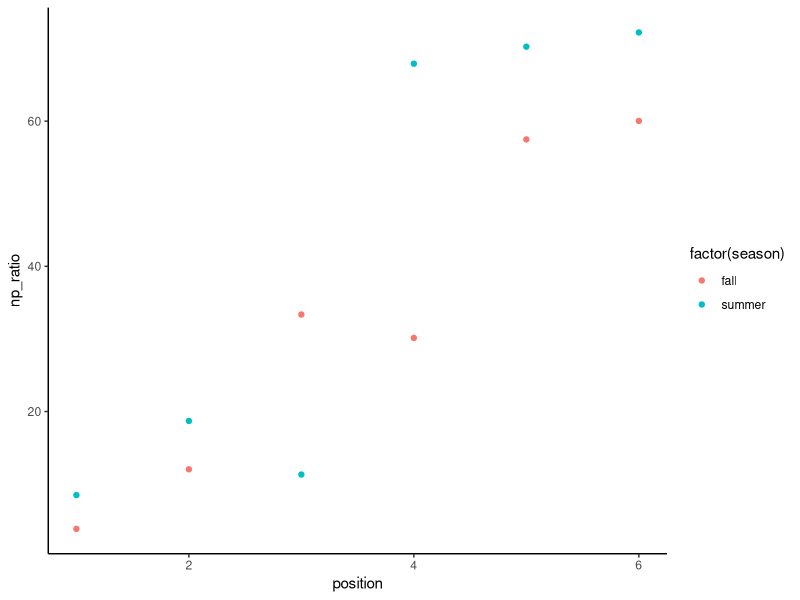
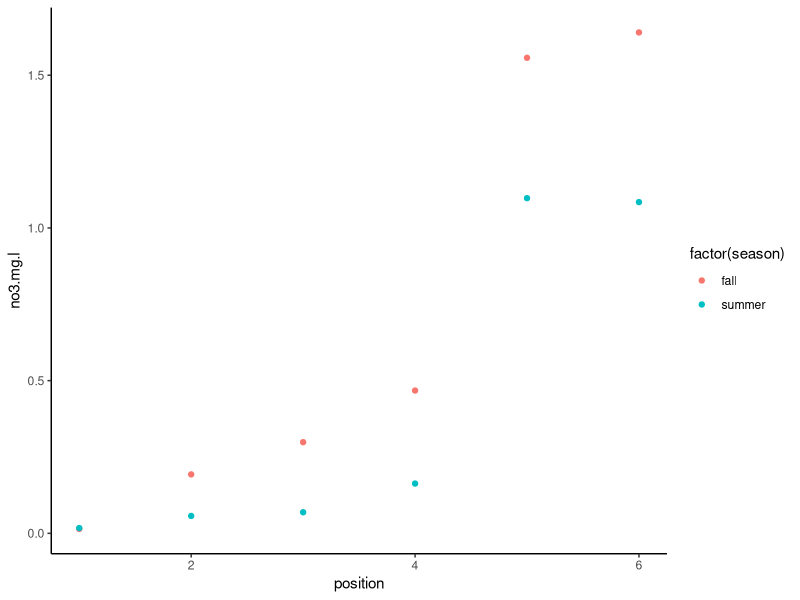
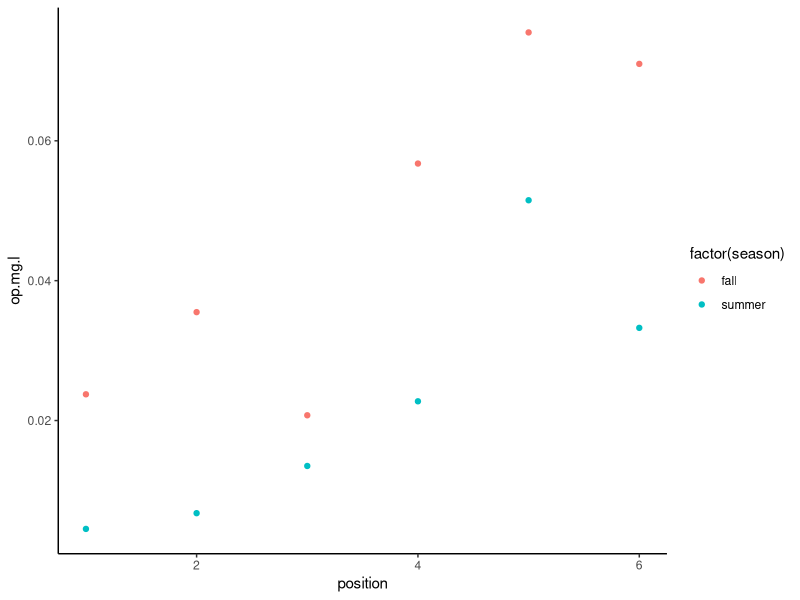
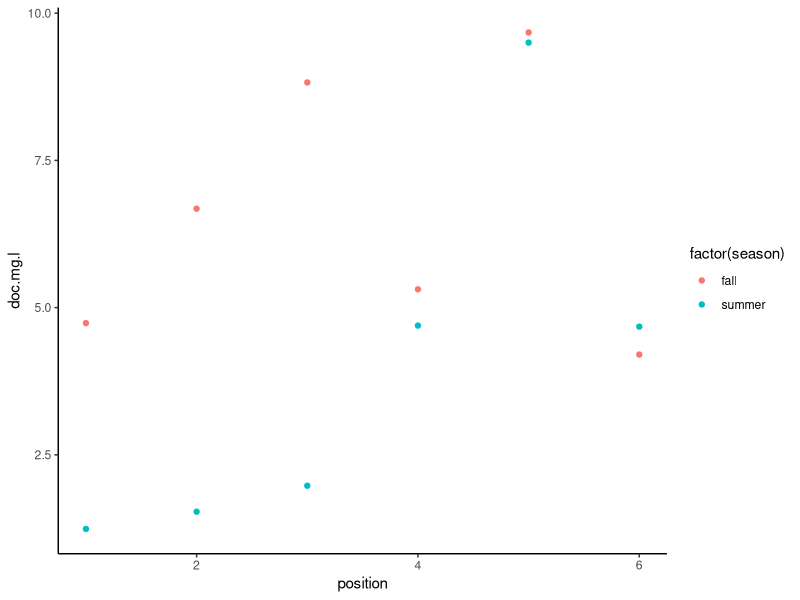
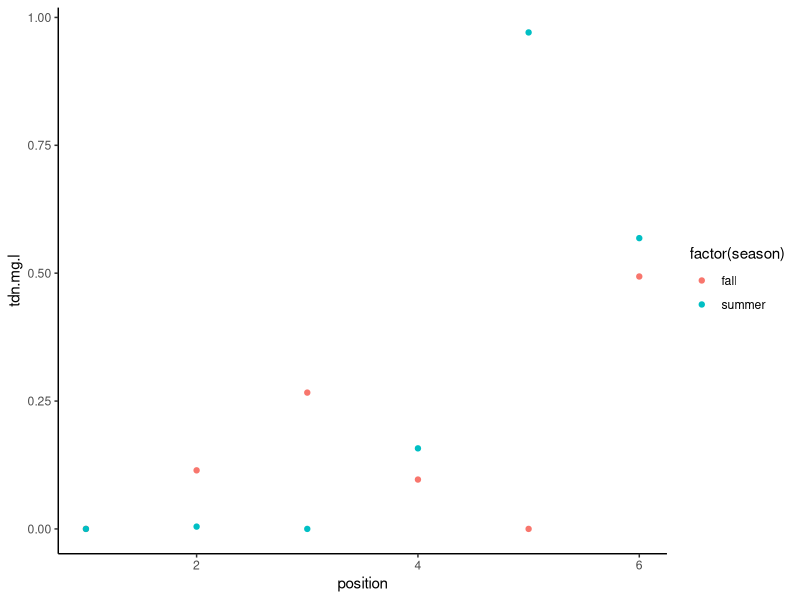
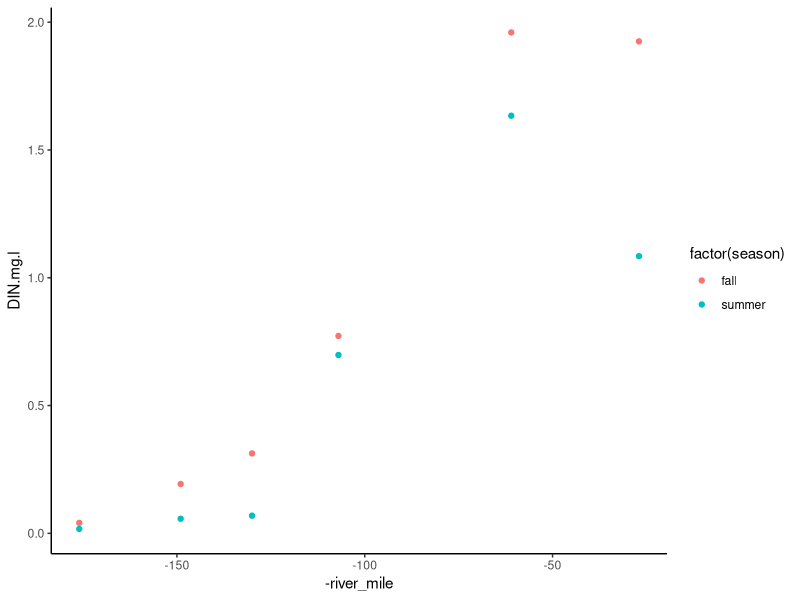

Generate these figures, in order, with R:
#packages
library(nlme)
library(plyr)
library(dplyr)
library(ggplot2)

chem<-read.csv("nds_water_chem.csv")

chem$DIN.mg.l<-chem$NO3_mgNL+chem$NH4_mgNL

chem_sum<-ddply(subset(chem,!(no_DOC_TDN=="*")), c("stream", "season", "type", "position", "river_mile"), 
                summarise, si.mg.l=mean(Si_mgL), op.mg.l=mean(oP_mgL), nh4.mg.l=mean(NH4_mgNL),
                no3.mg.l=mean(NO3_mgNL), doc.mg.l=mean(doc.mg.l), tdn.mg.l=mean(tdn.mg.l),
                DIN.mg.l=mean(DIN.mg.l))

chem_sum$np_ratio<-((chem_sum$nh4.mg.l+chem_sum$no3.mg.l)/14)/(chem_sum$op.mg.l/31)

chem_sum_wide<-reshape(chem_sum, v.names=c("si.mg.l", "op.mg.l", "nh4.mg.l", "no3.mg.l",
                                           "doc.mg.l", "tdn.mg.l", "np_ratio"),
                       timevar="season", idvar=c("stream", "type", "position"), direction="wide")

t.test(chem_sum_wide$np_ratio.fall, chem_sum_wide$np_ratio.summer, paired=T, na.rm=T)
#p = 0.1893, t = -1.4199

t.test(chem_sum_wide$no3.mg.l.fall, chem_sum_wide$no3.mg.l.summer, paired=T, na.rm=T)
#p = 0.32, t= 1.05

t.test(chem_sum_wide$op.mg.l.fall, chem_sum_wide$op.mg.l.summer, paired=T, na.rm=T)
#p = 0.126, t=1.6862

t.test(chem_sum_wide$si.mg.l.fall, chem_sum_wide$si.mg.l.summer, paired=T, na.rm=T)
#t = 4.0428, df = 9, p = 0.002916

t.test(chem_sum_wide$doc.mg.l.fall, chem_sum_wide$doc.mg.l.summer, paired=T, na.rm=T)
#t = 2.2534, df=9, p = 0.0507

t.test(chem_sum_wide$nh4.mg.l.fall, chem_sum_wide$nh4.mg.l.summer, paired=T, na.rm=T)
#t = 1.153, df=9, p = 0.2787

chem_sum_wide_trib<-subset(chem_sum_wide, type=="trib")
t.test(chem_sum_wide_trib$np_ratio.fall, chem_sum_wide_trib$np_ratio.summer, paired =T, na.rm=T)
#t=-0.81551, df=3, p=0.4745

chem_sum_wide_main<-subset(chem_sum_wide, type=="mainstem")
t.test(chem_sum_wide_main$np_ratio.fall, chem_sum_wide_main$np_ratio.summer, paired =T, na.rm=T)
#t=-1.107, df=5, p=0.3187

ggplot(subset(chem_sum, type=="mainstem"), aes(x=position, y=np_ratio))+
  geom_point(aes(color=factor(season)))+  theme_classic()

ggplot(subset(chem_sum, type=="mainstem"), aes(x=position, y=no3.mg.l))+
  geom_point(aes(color=factor(season)))+  theme_classic()

ggplot(subset(chem_sum, type=="mainstem"), aes(x=position, y=op.mg.l))+
  geom_point(aes(color=factor(season)))+  theme_classic()

ggplot(subset(chem_sum, type=="mainstem"), aes(x=position, y=doc.mg.l))+
  geom_point(aes(color=factor(season)))+  theme_classic()

ggplot(subset(chem_sum, type=="mainstem"), aes(x=position, y=tdn.mg.l))+
  geom_point(aes(color=factor(season)))+  theme_classic()

ggplot(subset(chem_sum, type=="mainstem"), aes(x=-river_mile, y=DIN.mg.l))+
  geom_point(aes(color=factor(season)))+  theme_classic()

gnls(DIN.mg.l~a*exp(-river_mile*b), start =list(a=6, b=0.03),data=chem_sum)
#y=2.71*e^-rivermile*0.0127  
  